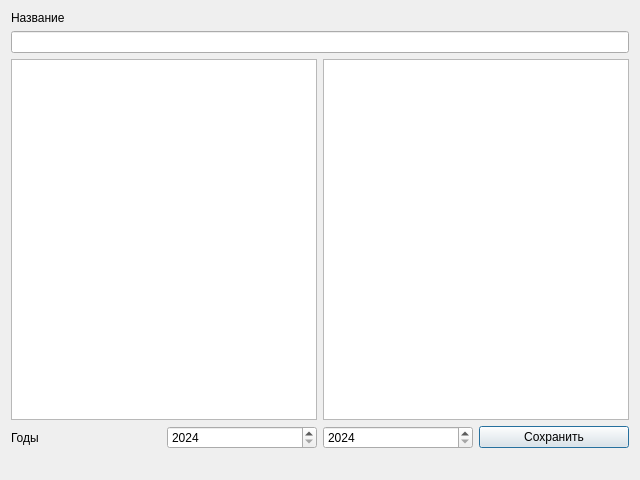
<?xml version="1.0" encoding="UTF-8"?>
<ui version="4.0">
 <class>SaveToPdfDialog</class>
 <widget class="QDialog" name="SaveToPdfDialog">
  <property name="geometry">
   <rect>
    <x>0</x>
    <y>0</y>
    <width>640</width>
    <height>480</height>
   </rect>
  </property>
  <property name="windowTitle">
   <string>Dialog</string>
  </property>
  <layout class="QVBoxLayout" name="verticalLayout_2">
   <item>
    <layout class="QVBoxLayout" name="verticalLayout">
     <item>
      <widget class="QLabel" name="label_2">
       <property name="text">
        <string>Название</string>
       </property>
      </widget>
     </item>
     <item>
      <widget class="QLineEdit" name="lineEdit"/>
     </item>
     <item>
      <layout class="QHBoxLayout" name="horizontalLayout">
       <item>
        <widget class="QListWidget" name="listWidget"/>
       </item>
       <item>
        <widget class="QTableWidget" name="tableWidget"/>
       </item>
      </layout>
     </item>
     <item>
      <layout class="QHBoxLayout" name="horizontalLayout_3">
       <item>
        <widget class="QLabel" name="label">
         <property name="text">
          <string>Годы</string>
         </property>
        </widget>
       </item>
       <item>
        <widget class="QSpinBox" name="spinBox">
         <property name="minimum">
          <number>2024</number>
         </property>
         <property name="maximum">
          <number>2040</number>
         </property>
        </widget>
       </item>
       <item>
        <widget class="QSpinBox" name="spinBox_2">
         <property name="minimum">
          <number>2024</number>
         </property>
         <property name="maximum">
          <number>2040</number>
         </property>
        </widget>
       </item>
       <item>
        <widget class="QPushButton" name="pushButton">
         <property name="text">
          <string>Сохранить</string>
         </property>
        </widget>
       </item>
      </layout>
     </item>
    </layout>
   </item>
   <item>
    <widget class="QLabel" name="label_5">
     <property name="text">
      <string/>
     </property>
    </widget>
   </item>
  </layout>
 </widget>
 <resources/>
 <connections/>
</ui>
